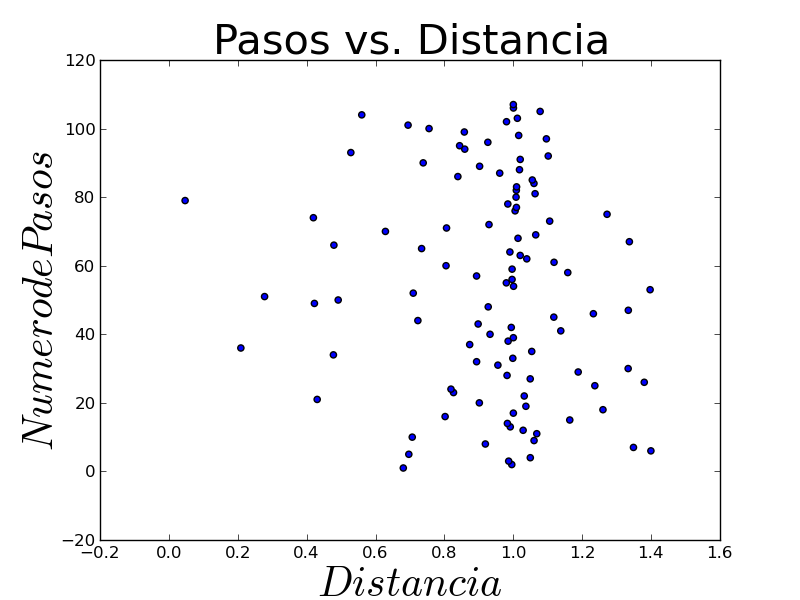

Here is the Python script that generated this plot:
import matplotlib.pyplot as plt
import numpy as np
import sys

data= np.loadtxt(sys.argv[1])

x=data[:,0]
y=data[:,1]
z=data[:,2]
r=data[:,3]
pasos=data[:,4]

plt.scatter(r, pasos)
plt.xlabel("$Distancia$", fontsize=30)
plt.ylabel("$Numero de Pasos$", fontsize=30)
plt.title("Pasos vs. Distancia", fontsize=30)
plt.savefig("grafica.png")
